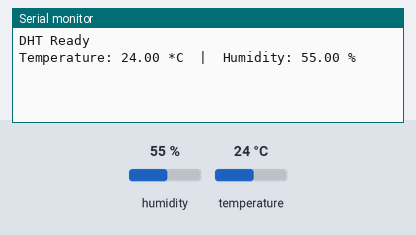
Bench run of a sketch on a simulated ESP8266 (NodeMCU). Shown: the last lines printed to the serial monitor. The inputs (shaded band) are chosen by the test bench; at power-on: humidity 55 %, temperature 24 °C.

Above: at 2.2 s.
2.3 s: humidity set to 22 %
At 3.9 s:
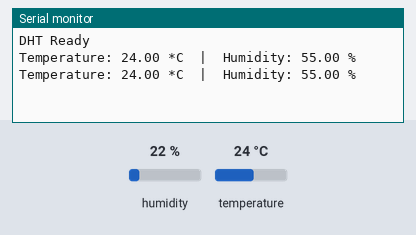
5.0 s: temperature set to 12 °C
At 5.6 s:
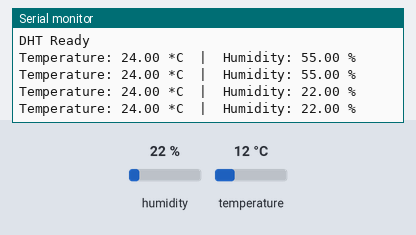
7.7 s: humidity set to 40 %
At 8.9 s:
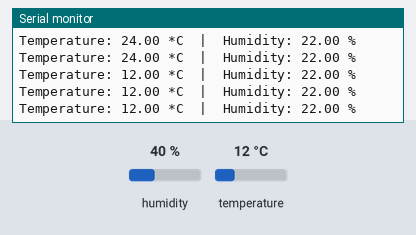
Timing chart, 0 to 10.7 s (numbered marks = the images above; inputs shaded):
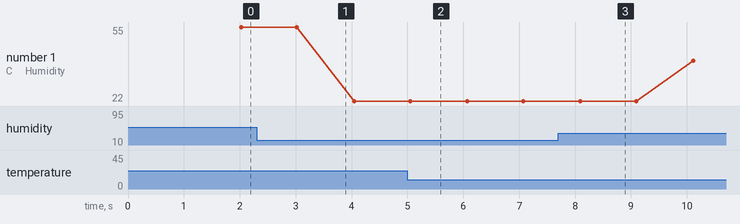

Measured:
- plotted number 1: 55 → 22 after the input at 2.3 s, 22 → 40 after the input at 7.7 s

The sketch:

ESP8266_DHT.ino
```cpp
#include <DHT.h>

/////////////////////////
// Device Definitions //
/////////////////////////
#define DHTPIN D3     // what digital pin we're connected to
#define DHTTYPE DHT11   // DHT 22  (AM2302), AM2321
DHT dht(DHTPIN, DHTTYPE);

//////////////////////
// Other Variables //
//////////////////////
const float hcal = 0;
const float tcal = 0;

void setup() {
  Serial.begin(115200);
  Serial.println();
  Serial.println();
  Serial.println();

  dht.begin();
  delay(1000); // delay 1 sec

  Serial.println("DHT Ready");
}

void loop() {

  // Reading temperature or humidity takes about 250 milliseconds!
  // Sensor readings may also be up to 2 seconds 'old' (its a very slow sensor)
  float h = dht.readHumidity() + hcal;
  // Read temperature as Celsius (the default)
  float t = dht.readTemperature() + tcal;
  delay(1000);

  // Check if any reads failed and exit early (to try again).
  if (isnan(h) || isnan(t)) {
    Serial.println("Failed to read from DHT sensor!");
  }

  Serial.print("Temperature: ");
  Serial.print(t);
  Serial.print(" *C ");

  Serial.print(" |  Humidity: ");
  Serial.print(h);
  Serial.println(" %\t");
}
```
